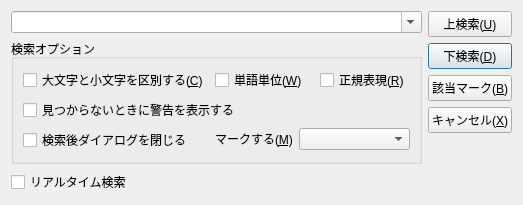
<?xml version="1.0" encoding="UTF-8"?>
<ui version="4.0">
 <class>FindDialog</class>
 <widget class="QDialog" name="FindDialog">
  <property name="geometry">
   <rect>
    <x>0</x>
    <y>0</y>
    <width>494</width>
    <height>169</height>
   </rect>
  </property>
  <property name="maximumSize">
   <size>
    <width>5000</width>
    <height>5000</height>
   </size>
  </property>
  <property name="windowTitle">
   <string>検索</string>
  </property>
  <property name="windowIcon">
   <iconset resource="res.qrc">
    <normaloff>:/images/magnifier.png</normaloff>:/images/magnifier.png</iconset>
  </property>
  <layout class="QGridLayout" name="gridLayout">
   <item row="0" column="0" colspan="2">
    <widget class="QComboBox" name="findText">
     <property name="contextMenuPolicy">
      <enum>Qt::NoContextMenu</enum>
     </property>
     <property name="editable">
      <bool>true</bool>
     </property>
     <property name="maxCount">
      <number>20</number>
     </property>
     <property name="insertPolicy">
      <enum>QComboBox::InsertAtTop</enum>
     </property>
    </widget>
   </item>
   <item row="0" column="2" rowspan="3">
    <layout class="QVBoxLayout" name="verticalLayout">
     <item>
      <widget class="QPushButton" name="findPrev">
       <property name="text">
        <string>上検索(&amp;U)</string>
       </property>
       <property name="shortcut">
        <string>Shift+Return</string>
       </property>
      </widget>
     </item>
     <item>
      <widget class="QPushButton" name="findNext">
       <property name="text">
        <string>下検索(&amp;D)</string>
       </property>
       <property name="shortcut">
        <string>F3</string>
       </property>
       <property name="default">
        <bool>true</bool>
       </property>
       <property name="flat">
        <bool>false</bool>
       </property>
      </widget>
     </item>
     <item>
      <widget class="QPushButton" name="findMark">
       <property name="text">
        <string>該当マーク(&amp;B)</string>
       </property>
      </widget>
     </item>
     <item>
      <widget class="QPushButton" name="exit">
       <property name="text">
        <string>キャンセル(&amp;X)</string>
       </property>
      </widget>
     </item>
     <item>
      <spacer name="verticalSpacer">
       <property name="orientation">
        <enum>Qt::Vertical</enum>
       </property>
       <property name="sizeHint" stdset="0">
        <size>
         <width>20</width>
         <height>40</height>
        </size>
       </property>
      </spacer>
     </item>
    </layout>
   </item>
   <item row="1" column="0" colspan="2">
    <widget class="QGroupBox" name="groupBox">
     <property name="title">
      <string>検索オプション</string>
     </property>
     <layout class="QGridLayout" name="gridLayout_2">
      <item row="0" column="0">
       <widget class="QCheckBox" name="caseSensitively">
        <property name="text">
         <string>大文字と小文字を区別する(&amp;C)</string>
        </property>
       </widget>
      </item>
      <item row="0" column="1">
       <widget class="QCheckBox" name="wholeWords">
        <property name="text">
         <string>単語単位(&amp;W)</string>
        </property>
       </widget>
      </item>
      <item row="0" column="3">
       <widget class="QCheckBox" name="regularExpression">
        <property name="text">
         <string>正規表現(&amp;R)</string>
        </property>
       </widget>
      </item>
      <item row="4" column="0">
       <widget class="QCheckBox" name="findkeep">
        <property name="text">
         <string>検索後ダイアログを閉じる</string>
        </property>
       </widget>
      </item>
      <item row="2" column="0" colspan="4">
       <widget class="QCheckBox" name="warningNavi">
        <property name="text">
         <string>見つからないときに警告を表示する</string>
        </property>
       </widget>
      </item>
      <item row="4" column="1" colspan="3">
       <layout class="QFormLayout" name="formLayout">
        <item row="0" column="0">
         <widget class="QLabel" name="label_3">
          <property name="text">
           <string>マークする(&amp;M)</string>
          </property>
          <property name="buddy">
           <cstring>findFormat</cstring>
          </property>
         </widget>
        </item>
        <item row="0" column="1">
         <widget class="QComboBox" name="findFormat">
          <property name="whatsThis">
           <string>検索結果の出力を「Grepウィンドウ」、「Grepエディタ」形式か選択できます</string>
          </property>
         </widget>
        </item>
       </layout>
      </item>
     </layout>
    </widget>
   </item>
   <item row="2" column="0">
    <widget class="QCheckBox" name="realtime">
     <property name="text">
      <string>リアルタイム検索</string>
     </property>
    </widget>
   </item>
   <item row="2" column="1">
    <spacer name="horizontalSpacer">
     <property name="orientation">
      <enum>Qt::Horizontal</enum>
     </property>
     <property name="sizeHint" stdset="0">
      <size>
       <width>275</width>
       <height>13</height>
      </size>
     </property>
    </spacer>
   </item>
  </layout>
 </widget>
 <tabstops>
  <tabstop>caseSensitively</tabstop>
  <tabstop>findPrev</tabstop>
  <tabstop>findNext</tabstop>
  <tabstop>findMark</tabstop>
  <tabstop>exit</tabstop>
 </tabstops>
 <resources>
  <include location="res.qrc"/>
 </resources>
 <connections>
  <connection>
   <sender>exit</sender>
   <signal>clicked()</signal>
   <receiver>FindDialog</receiver>
   <slot>close()</slot>
   <hints>
    <hint type="sourcelabel">
     <x>412</x>
     <y>108</y>
    </hint>
    <hint type="destinationlabel">
     <x>229</x>
     <y>76</y>
    </hint>
   </hints>
  </connection>
  <connection>
   <sender>realtime</sender>
   <signal>toggled(bool)</signal>
   <receiver>findkeep</receiver>
   <slot>setDisabled(bool)</slot>
   <hints>
    <hint type="sourcelabel">
     <x>58</x>
     <y>146</y>
    </hint>
    <hint type="destinationlabel">
     <x>104</x>
     <y>111</y>
    </hint>
   </hints>
  </connection>
  <connection>
   <sender>realtime</sender>
   <signal>toggled(bool)</signal>
   <receiver>warningNavi</receiver>
   <slot>setDisabled(bool)</slot>
   <hints>
    <hint type="sourcelabel">
     <x>58</x>
     <y>146</y>
    </hint>
    <hint type="destinationlabel">
     <x>200</x>
     <y>86</y>
    </hint>
   </hints>
  </connection>
  <connection>
   <sender>findPrev</sender>
   <signal>clicked()</signal>
   <receiver>FindDialog</receiver>
   <slot>findPrev()</slot>
   <hints>
    <hint type="sourcelabel">
     <x>437</x>
     <y>21</y>
    </hint>
    <hint type="destinationlabel">
     <x>242</x>
     <y>81</y>
    </hint>
   </hints>
  </connection>
  <connection>
   <sender>findNext</sender>
   <signal>clicked()</signal>
   <receiver>FindDialog</receiver>
   <slot>findNext()</slot>
   <hints>
    <hint type="sourcelabel">
     <x>437</x>
     <y>50</y>
    </hint>
    <hint type="destinationlabel">
     <x>242</x>
     <y>81</y>
    </hint>
   </hints>
  </connection>
  <connection>
   <sender>findMark</sender>
   <signal>clicked()</signal>
   <receiver>FindDialog</receiver>
   <slot>findMark()</slot>
   <hints>
    <hint type="sourcelabel">
     <x>444</x>
     <y>84</y>
    </hint>
    <hint type="destinationlabel">
     <x>246</x>
     <y>84</y>
    </hint>
   </hints>
  </connection>
 </connections>
 <slots>
  <slot>findPrev()</slot>
  <slot>findNext()</slot>
  <slot>findMark()</slot>
 </slots>
</ui>
